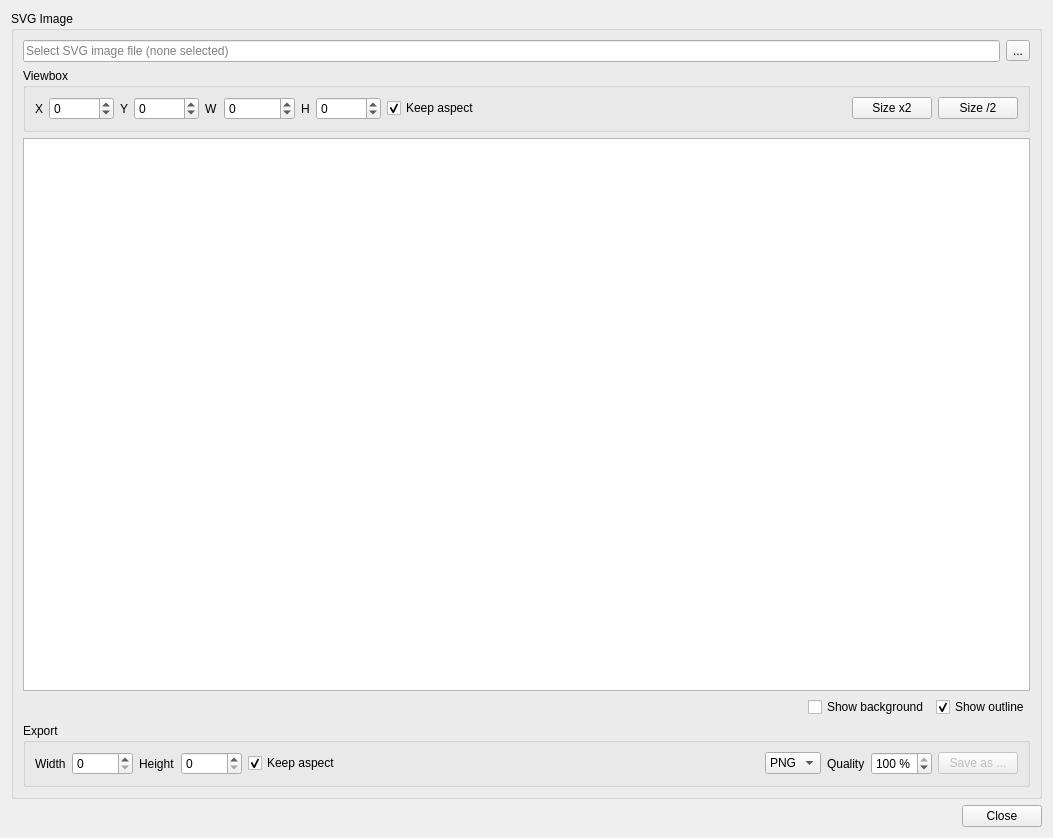
<?xml version="1.0" encoding="UTF-8"?>
<ui version="4.0">
 <class>DlgSvg</class>
 <widget class="QWidget" name="DlgSvg">
  <property name="geometry">
   <rect>
    <x>0</x>
    <y>0</y>
    <width>1053</width>
    <height>838</height>
   </rect>
  </property>
  <property name="windowTitle">
   <string>SVG Viewer</string>
  </property>
  <property name="windowIcon">
   <iconset resource="../resource/resource.qrc">
    <normaloff>:/16x16_ico_png/svg_logo.png</normaloff>:/16x16_ico_png/svg_logo.png</iconset>
  </property>
  <layout class="QVBoxLayout" name="verticalLayout_2">
   <item>
    <widget class="QGroupBox" name="groupBox">
     <property name="title">
      <string>SVG Image</string>
     </property>
     <layout class="QVBoxLayout" name="verticalLayout">
      <item>
       <layout class="QHBoxLayout" name="horizontalLayout">
        <item>
         <widget class="QLineEdit" name="imageFile">
          <property name="sizePolicy">
           <sizepolicy hsizetype="MinimumExpanding" vsizetype="Fixed">
            <horstretch>0</horstretch>
            <verstretch>0</verstretch>
           </sizepolicy>
          </property>
          <property name="readOnly">
           <bool>true</bool>
          </property>
          <property name="placeholderText">
           <string>Select SVG image file (none selected)</string>
          </property>
         </widget>
        </item>
        <item>
         <widget class="QToolButton" name="btnSelectImage">
          <property name="sizePolicy">
           <sizepolicy hsizetype="Maximum" vsizetype="Fixed">
            <horstretch>0</horstretch>
            <verstretch>0</verstretch>
           </sizepolicy>
          </property>
          <property name="text">
           <string>...</string>
          </property>
          <property name="icon">
           <iconset resource="../resource/resource.qrc">
            <normaloff>:/16x16_ico_png/folder.png</normaloff>:/16x16_ico_png/folder.png</iconset>
          </property>
          <property name="toolButtonStyle">
           <enum>Qt::ToolButtonIconOnly</enum>
          </property>
         </widget>
        </item>
       </layout>
      </item>
      <item>
       <widget class="QGroupBox" name="groupBox_2">
        <property name="title">
         <string>Viewbox</string>
        </property>
        <property name="flat">
         <bool>true</bool>
        </property>
        <layout class="QHBoxLayout" name="horizontalLayout_5">
         <item>
          <widget class="QLabel" name="label_2">
           <property name="text">
            <string>X</string>
           </property>
          </widget>
         </item>
         <item>
          <widget class="QSpinBox" name="viewX">
           <property name="minimum">
            <number>-10000</number>
           </property>
           <property name="maximum">
            <number>10000</number>
           </property>
           <property name="stepType">
            <enum>QAbstractSpinBox::AdaptiveDecimalStepType</enum>
           </property>
          </widget>
         </item>
         <item>
          <widget class="QLabel" name="label_3">
           <property name="text">
            <string>Y</string>
           </property>
          </widget>
         </item>
         <item>
          <widget class="QSpinBox" name="viewY">
           <property name="minimum">
            <number>-10000</number>
           </property>
           <property name="maximum">
            <number>10000</number>
           </property>
           <property name="stepType">
            <enum>QAbstractSpinBox::AdaptiveDecimalStepType</enum>
           </property>
          </widget>
         </item>
         <item>
          <widget class="QLabel" name="label_4">
           <property name="text">
            <string>W</string>
           </property>
          </widget>
         </item>
         <item>
          <widget class="QSpinBox" name="viewW">
           <property name="minimum">
            <number>-100000</number>
           </property>
           <property name="maximum">
            <number>10000</number>
           </property>
           <property name="stepType">
            <enum>QAbstractSpinBox::AdaptiveDecimalStepType</enum>
           </property>
          </widget>
         </item>
         <item>
          <widget class="QLabel" name="label_5">
           <property name="text">
            <string>H</string>
           </property>
          </widget>
         </item>
         <item>
          <widget class="QSpinBox" name="viewH">
           <property name="minimum">
            <number>-10000</number>
           </property>
           <property name="maximum">
            <number>10000</number>
           </property>
           <property name="stepType">
            <enum>QAbstractSpinBox::AdaptiveDecimalStepType</enum>
           </property>
          </widget>
         </item>
         <item>
          <widget class="QCheckBox" name="chkViewAspect">
           <property name="text">
            <string>Keep aspect</string>
           </property>
           <property name="checked">
            <bool>true</bool>
           </property>
          </widget>
         </item>
         <item>
          <spacer name="horizontalSpacer_3">
           <property name="orientation">
            <enum>Qt::Horizontal</enum>
           </property>
           <property name="sizeHint" stdset="0">
            <size>
             <width>40</width>
             <height>20</height>
            </size>
           </property>
          </spacer>
         </item>
         <item>
          <widget class="QPushButton" name="btnDoubleSize">
           <property name="text">
            <string>Size x2</string>
           </property>
           <property name="flat">
            <bool>false</bool>
           </property>
          </widget>
         </item>
         <item>
          <widget class="QPushButton" name="btnHalveSize">
           <property name="text">
            <string>Size /2</string>
           </property>
           <property name="flat">
            <bool>false</bool>
           </property>
          </widget>
         </item>
        </layout>
       </widget>
      </item>
      <item>
       <widget class="SvgViewWidget" name="view"/>
      </item>
      <item>
       <layout class="QHBoxLayout" name="horizontalLayout_3">
        <item>
         <spacer name="horizontalSpacer_2">
          <property name="orientation">
           <enum>Qt::Horizontal</enum>
          </property>
          <property name="sizeHint" stdset="0">
           <size>
            <width>40</width>
            <height>20</height>
           </size>
          </property>
         </spacer>
        </item>
        <item>
         <widget class="QCheckBox" name="chkShowBackground">
          <property name="text">
           <string>Show background</string>
          </property>
          <property name="checked">
           <bool>false</bool>
          </property>
         </widget>
        </item>
        <item>
         <widget class="QCheckBox" name="chkShowOutline">
          <property name="text">
           <string>Show outline</string>
          </property>
          <property name="checked">
           <bool>true</bool>
          </property>
         </widget>
        </item>
       </layout>
      </item>
      <item>
       <widget class="QGroupBox" name="groupBox_3">
        <property name="title">
         <string>Export</string>
        </property>
        <property name="flat">
         <bool>true</bool>
        </property>
        <layout class="QHBoxLayout" name="horizontalLayout_6">
         <item>
          <widget class="QLabel" name="label">
           <property name="sizePolicy">
            <sizepolicy hsizetype="Maximum" vsizetype="Preferred">
             <horstretch>0</horstretch>
             <verstretch>0</verstretch>
            </sizepolicy>
           </property>
           <property name="text">
            <string>Width</string>
           </property>
          </widget>
         </item>
         <item>
          <widget class="QSpinBox" name="rasterWidth">
           <property name="maximum">
            <number>16384</number>
           </property>
           <property name="stepType">
            <enum>QAbstractSpinBox::AdaptiveDecimalStepType</enum>
           </property>
          </widget>
         </item>
         <item>
          <widget class="QLabel" name="label_7">
           <property name="sizePolicy">
            <sizepolicy hsizetype="Maximum" vsizetype="Preferred">
             <horstretch>0</horstretch>
             <verstretch>0</verstretch>
            </sizepolicy>
           </property>
           <property name="text">
            <string>Height</string>
           </property>
          </widget>
         </item>
         <item>
          <widget class="QSpinBox" name="rasterHeight">
           <property name="maximum">
            <number>16384</number>
           </property>
           <property name="stepType">
            <enum>QAbstractSpinBox::AdaptiveDecimalStepType</enum>
           </property>
          </widget>
         </item>
         <item>
          <widget class="QCheckBox" name="chkRasterAspect">
           <property name="text">
            <string>Keep aspect</string>
           </property>
           <property name="checked">
            <bool>true</bool>
           </property>
          </widget>
         </item>
         <item>
          <spacer name="horizontalSpacer_5">
           <property name="orientation">
            <enum>Qt::Horizontal</enum>
           </property>
           <property name="sizeHint" stdset="0">
            <size>
             <width>40</width>
             <height>20</height>
            </size>
           </property>
          </spacer>
         </item>
         <item>
          <widget class="QComboBox" name="cmbFormat">
           <item>
            <property name="text">
             <string>PNG</string>
            </property>
           </item>
           <item>
            <property name="text">
             <string>JPG</string>
            </property>
           </item>
           <item>
            <property name="text">
             <string>BMP</string>
            </property>
           </item>
          </widget>
         </item>
         <item>
          <widget class="QLabel" name="label_6">
           <property name="sizePolicy">
            <sizepolicy hsizetype="Maximum" vsizetype="Preferred">
             <horstretch>0</horstretch>
             <verstretch>0</verstretch>
            </sizepolicy>
           </property>
           <property name="text">
            <string>Quality</string>
           </property>
          </widget>
         </item>
         <item>
          <widget class="QSpinBox" name="quality">
           <property name="sizePolicy">
            <sizepolicy hsizetype="Preferred" vsizetype="Fixed">
             <horstretch>0</horstretch>
             <verstretch>0</verstretch>
            </sizepolicy>
           </property>
           <property name="suffix">
            <string> %</string>
           </property>
           <property name="maximum">
            <number>100</number>
           </property>
           <property name="value">
            <number>100</number>
           </property>
          </widget>
         </item>
         <item>
          <widget class="QPushButton" name="btnSaveAs">
           <property name="enabled">
            <bool>false</bool>
           </property>
           <property name="sizePolicy">
            <sizepolicy hsizetype="Maximum" vsizetype="Fixed">
             <horstretch>0</horstretch>
             <verstretch>0</verstretch>
            </sizepolicy>
           </property>
           <property name="text">
            <string>Save as ...</string>
           </property>
          </widget>
         </item>
        </layout>
       </widget>
      </item>
     </layout>
    </widget>
   </item>
   <item>
    <layout class="QHBoxLayout" name="horizontalLayout_2">
     <item>
      <spacer name="horizontalSpacer">
       <property name="orientation">
        <enum>Qt::Horizontal</enum>
       </property>
       <property name="sizeHint" stdset="0">
        <size>
         <width>40</width>
         <height>20</height>
        </size>
       </property>
      </spacer>
     </item>
     <item>
      <widget class="QPushButton" name="btnClose">
       <property name="text">
        <string>Close</string>
       </property>
      </widget>
     </item>
    </layout>
   </item>
  </layout>
 </widget>
 <customwidgets>
  <customwidget>
   <class>SvgViewWidget</class>
   <extends>QGraphicsView</extends>
   <header>svg/svgview.h</header>
  </customwidget>
 </customwidgets>
 <tabstops>
  <tabstop>imageFile</tabstop>
  <tabstop>btnSelectImage</tabstop>
  <tabstop>viewX</tabstop>
  <tabstop>viewY</tabstop>
  <tabstop>viewW</tabstop>
  <tabstop>viewH</tabstop>
  <tabstop>chkViewAspect</tabstop>
  <tabstop>btnDoubleSize</tabstop>
  <tabstop>btnHalveSize</tabstop>
  <tabstop>view</tabstop>
  <tabstop>chkShowBackground</tabstop>
  <tabstop>chkShowOutline</tabstop>
  <tabstop>rasterWidth</tabstop>
  <tabstop>rasterHeight</tabstop>
  <tabstop>chkRasterAspect</tabstop>
  <tabstop>cmbFormat</tabstop>
  <tabstop>quality</tabstop>
  <tabstop>btnSaveAs</tabstop>
  <tabstop>btnClose</tabstop>
 </tabstops>
 <resources>
  <include location="../resource/resource.qrc"/>
 </resources>
 <connections/>
</ui>
